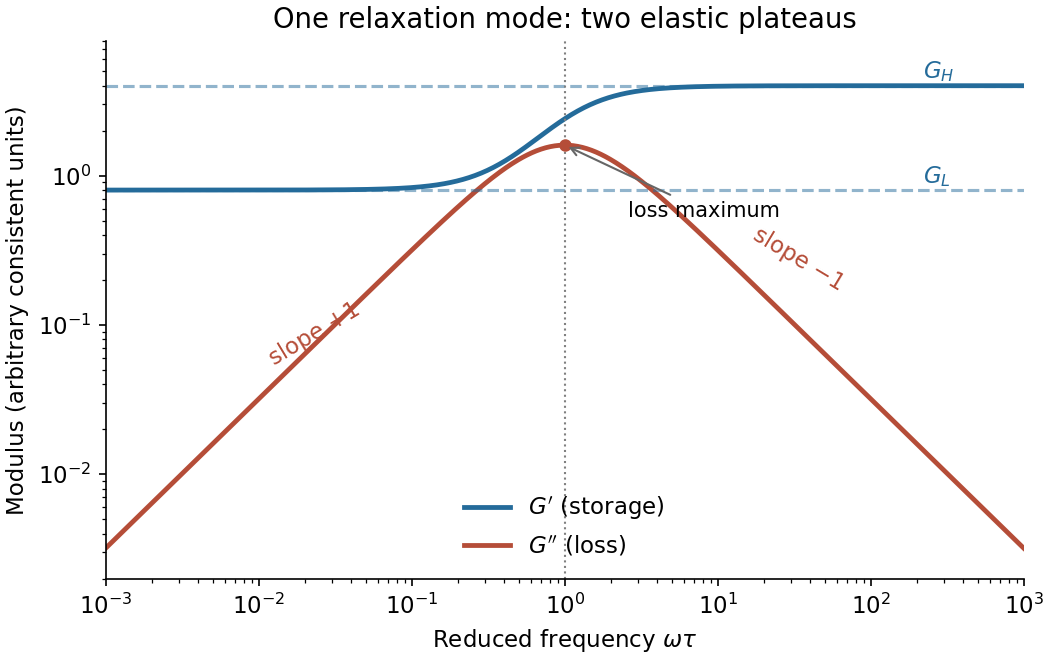

This figure's Python source:
"""Original standard-solid plot; Python 3.14, NumPy 2.3, Matplotlib 3.10.
Output is always Path.cwd()/the script basename with suffix .png.
"""
from pathlib import Path
import matplotlib
matplotlib.use('Agg')
import matplotlib.pyplot as plt
import numpy as np

plt.rcParams.update({'font.size':11,'figure.facecolor':'white'})
x=np.logspace(-3,3,600)
g0,g1=1.,4.
gl=g0*g1/(g0+g1);gh=g1;dg=gh-gl
storage=gl+dg*x*x/(1+x*x)
loss=dg*x/(1+x*x)
fig,ax=plt.subplots(figsize=(7,4.4),layout='constrained')
ax.loglog(x,storage,color='#246b9a',lw=2.3,label=r"$G'$ (storage)")
ax.loglog(x,loss,color='#b54d38',lw=2.3,label=r"$G''$ (loss)")
ax.axhline(gl,color='#246b9a',ls='--',alpha=.5)
ax.axhline(gh,color='#246b9a',ls='--',alpha=.5)
ax.axvline(1,color='0.5',ls=':',lw=1)
ax.text(220,gl*1.12,r'$G_L$',color='#246b9a')
ax.text(220,gh*1.12,r'$G_H$',color='#246b9a')
ax.text(.011,.054,'slope +1',rotation=31,color='#b54d38')
ax.text(16,.17,'slope −1',rotation=-31,color='#b54d38')
ax.plot(1,dg/2,'o',color='#b54d38',ms=5)
ax.annotate('loss maximum',xy=(1,dg/2),xytext=(2.6,.53),arrowprops={'arrowstyle':'->','color':'0.4'},fontsize=10)
ax.set(xlim=(1e-3,1e3),ylim=(.002,8),xlabel=r'Reduced frequency $\omega\tau$',ylabel='Modulus (arbitrary consistent units)',title='One relaxation mode: two elastic plateaus')
ax.legend(loc='lower center',frameon=False)
ax.spines[['top','right']].set_visible(False)
fig.savefig(Path.cwd() / Path(__file__).with_suffix('.png').name,dpi=150,facecolor='white')
plt.close(fig)
